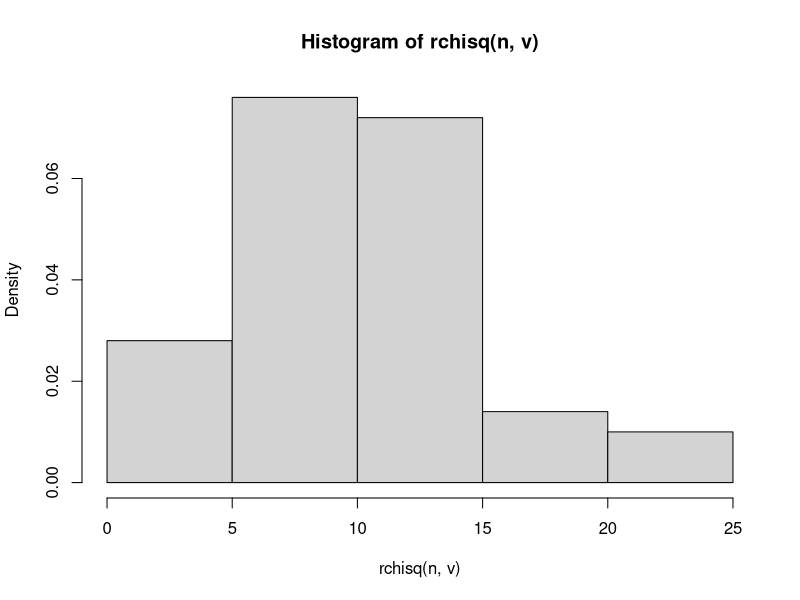

The R script that drew this image:
x = 2
v = 10

#1
dchisq(x, v)

#2
n = 100
hist(rchisq(n, v), freq=FALSE)

#3
sprintf("Mean: %d", v)
sprintf("Variance: %d", 2*v)